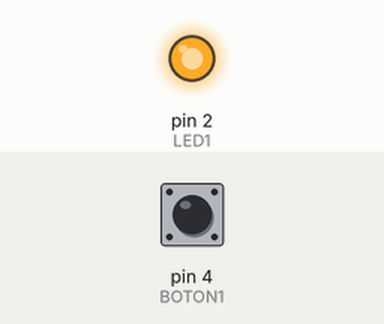
A sketch run on a simulated Arduino Uno, built with avr-gcc and run on an emulated ATmega328P. Parts: output pins drawn as LEDs (lit = HIGH). Inputs (shaded band) come from the test bench; at power-on: pin 4 (BOTON1) HIGH.

Above: at 1.2 s.
1.3 s: pin 4 (BOTON1) pulled LOW for 0.15 s
At 1.37 s:
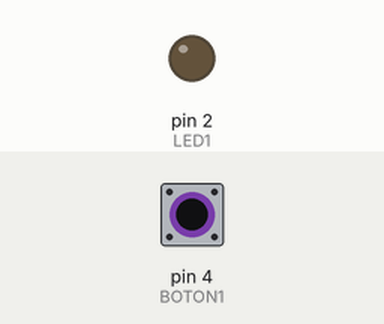
2.9 s: pin 4 (BOTON1) pulled LOW for 3.2 s
At 6.4 s:
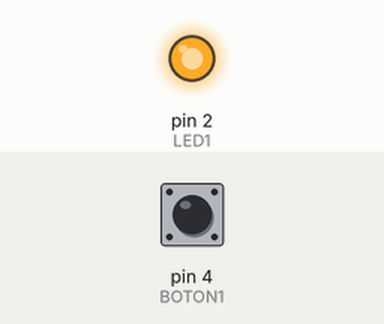
Timing chart, 0 to 7.9 s (numbered marks = the images above; inputs shaded):
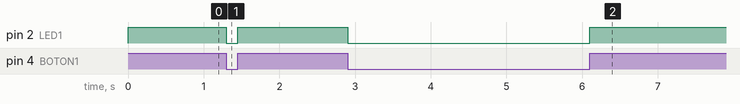

Measured:
- after the input at 1.3 s, pin 2 (LED1): HIGH → LOW at once, → HIGH 0.15 s later
- after the input at 2.9 s, pin 2 (LED1): HIGH → LOW at once, → HIGH 3.2 s later

The sketch:

FuniconeLogicaBotones.ino
```cpp
/*
 * Ejemplo de finicones logicas
 * Por: Jose Luis Oviedo
 * Fecha: 11 de abril del 2022
 *
 * Este programa es para practicar las funicones logicas
 */

// Bibliotecas
//


// Constantes
const int LED1=2;
const int BOTON1=4;

// Variables
int dato1;


// Definicion de objetos
// Condiciones iniciales

void setup() {
  pinMode (BOTON1, INPUT_PULLUP);
  pinMode (LED1, OUTPUT);
  digitalWrite (LED1, LOW);
}

void loop() {
  dato1=digitalRead(BOTON1);
  digitalWrite (LED1,dato1);

}
```
